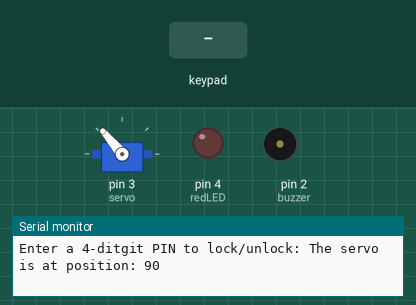
Simulated run of this sketch. Board: Arduino Uno, built with avr-gcc and run on an emulated ATmega328P. Shown: servo, output pins drawn as LEDs (lit = HIGH), buzzer (waves = sounding, pin HIGH), the last lines printed to the serial monitor. Inputs (shaded band) come from the test bench.

Above: at 1.2 s.
1.3 s: keypad keys 1 2 3 4 pressed 0.4 s apart
At 3.5 s:
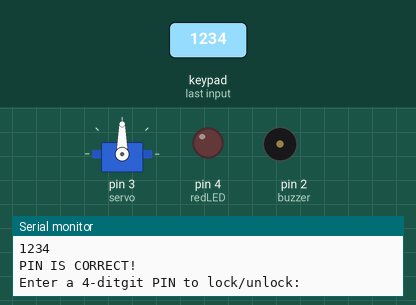
4.4 s: key 'A' pressed
At 5.4 s:
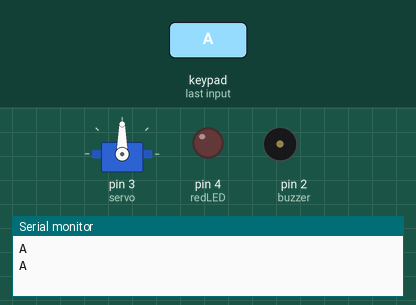
5.9 s: key 'B' pressed
At 6.4 s:
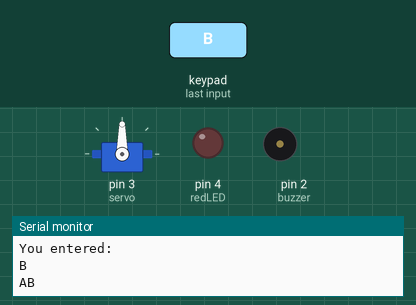
7.4 s: keypad keys 1 2 3 4 # pressed 0.4 s apart
10.9 s: key 'C' pressed
At 11.09 s:
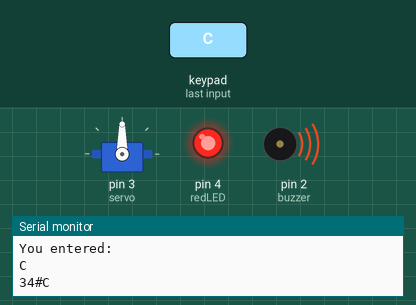
12.7 s: keypad keys 1 2 3 4 * pressed 0.4 s apart
At 15.2 s:
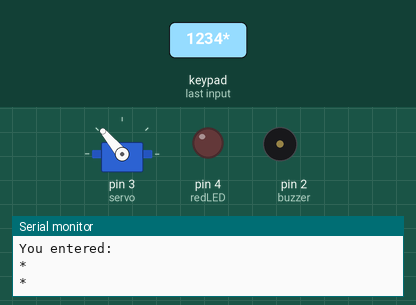
Timing chart, 0 to 16.7 s (numbered marks = the images above; inputs shaded):
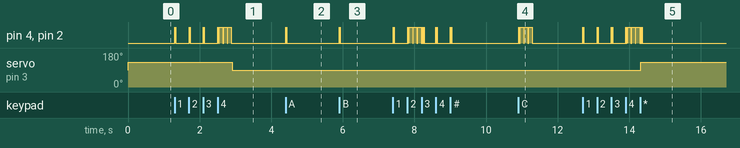

The sketch:

controlSys.ino
```cpp
// ECE 411 Practicum
// Team 4: Hoang Nguyen, Ngan Ho, Jonathan Christian, Karla Barraza
// Script to control the input (numpad) and outputs (LEDs, buzzers, motors) using the Atmel ATMega32U4 microprocessor
// Source: https://electronoobs.com/eng_arduino_tut103_code1.php


#include <Adafruit_Keypad.h>
//#include <Adafruit_Keypad_Ringbuffer.h>
#include <Servo.h>

#define MAXINPUT 20

// INPUTS
const byte ROWS = 4;
const byte COLS = 4;
char hexaKeys[ROWS][COLS] = {
  {'1', '2', '3', 'A'},
  {'4', '5', '6', 'B'},
  {'7', '8', '9', 'C'},
  {'*', '0', '#', 'D'}
};
byte rowPins[ROWS] = {12, 11, 10, 9};
byte colPins[COLS] = {8, 7, 6, 5};

// Initialize an instance of class Keypad
Adafruit_Keypad customKeypad = Adafruit_Keypad(makeKeymap(hexaKeys), rowPins, colPins, ROWS, COLS);
//
char password[] = "1234";
char changePSWDKey[] = "****";//Command to change the password
int pswdSize = 0;
char inputpswd[MAXINPUT] = {}; //initiate input to empty
int inputIndex = 0;
bool lock = true;
bool is_door_locked = false;
bool theft = false;
int trial = 0;
int timer = 0;
// OUTPUTS
int buzzer = 2;
int redLED = 4;
int servo = 3;
Servo myservo;
int closePosition = 130; //CHANGE ME
int openPosition = 90; //CHANGE ME

void setup(){

  // INPUTS
  Serial.begin(9600);     // Open the serial port at 9600 bps
  customKeypad.begin();
  pswdSize = sizeof(password)-1;
  Serial.print("Enter a ");
  Serial.print(pswdSize);
  Serial.print("-ditgit PIN to lock/unlock: ");

  // OUTPUTS
  pinMode(buzzer, OUTPUT);
  pinMode(redLED, OUTPUT);
  myservo.attach(servo);  // attaches the servo on pin 3 to the servo object
  myservo.write(openPosition);
  Serial.print("The servo is at position: ");
  int i = myservo.read();// Read the angle of servo
  Serial.println(i);
}

void loop() {

  // INPUTS
  customKeypad.tick();  // Create a row pulses
  char keyPress;
 int ErrorMarker = 0;

  //if the door is open you can change the password
  if(myservo.read() == openPosition)
  {
    //Serial.println("door is going through open door code");
    if(customKeypad.available())                  //If a new button was detected
    {
      char * destination = inputpswd;             //Point destination to an empty array inputpswd
      int * index = &inputIndex;                  //index pointet contains an address of inputIndex
      ErrorMarker = readKeyPresses(destination, index); //Put the value return by readKeyPresses funtion into ErrorMarker

      if(inputIndex == sizeof(changePSWDKey) - 1)// -1 to account for null character at end of string
      {

        String stringpswd = String(inputpswd); // Convert to stirng

        if(stringpswd == changePSWDKey)//now check if the password matches
        {

          // beep some times to let the user know that he/she has enter a wrong one
          for(int i=0;i<5;i++){
            digitalWrite(buzzer, HIGH);
            digitalWrite(redLED, HIGH);
            delay(100);
            digitalWrite(buzzer, LOW);
            digitalWrite(redLED, LOW);
            delay(20);
          }

          Serial.println("Ready to recive new password! Enter a 4-digit password");
          memset(inputpswd, 0, sizeof(inputpswd)); // clear the inputData array
          inputIndex = 0; // reset inputIndex

          //loop until keyPress is availalbe
          //read the key
          //do this until 4 keys are done
          while((*index) < 4)
          {
            customKeypad.tick(); //check for a key press
            char * destination = password;
            int * index = &inputIndex;
            if(customKeypad.available()) // read the key press when it's available
            {
              ErrorMarker = readKeyPresses(destination, index);
            }
          }

          //At this point, the new four digit password has been entered
          Serial.println("This is the new password: ");
          Serial.print(password);
          for(int i=0;i<5;i++){
            digitalWrite(buzzer, HIGH);
            digitalWrite(redLED, HIGH);
            delay(100);
            digitalWrite(buzzer, LOW);
            digitalWrite(redLED, LOW);
            delay(20);
          }
        }
        else if (stringpswd == password) //if the password is entered while the door is open, it re-locks the door
        {
          // beep some times to let the user know that he/she has enter a wrong one
          for(int i=0;i<3;i++){
            digitalWrite(buzzer, HIGH);
            digitalWrite(redLED, HIGH);
            delay(100);
            digitalWrite(buzzer, LOW);
            digitalWrite(redLED, LOW);
            delay(20);
          }

          Serial.println("Lock is set to true 2");
          lock = true; //Lock that door!
          memset(inputpswd, 0, sizeof(inputpswd)); // clear the inputData array
          inputIndex = 0; // reset inputIndex
        }
        else
        {
          // beep some times to let the user know that he/she has enter a wrong one
          for(int i=0;i<3;i++){
            digitalWrite(buzzer, HIGH);
            digitalWrite(redLED, HIGH);
            delay(100);
            digitalWrite(buzzer, LOW);
            digitalWrite(redLED, LOW);
            delay(20);
          }

           memset(inputpswd, 0, sizeof(inputpswd)); // clear the inputData array
          inputIndex = 0; // reset inputIndex
        }

      }
    }
  }//Just generally read key presses
  else
  {
    if(customKeypad.available()){
      char * destination = inputpswd;
      int * index = &inputIndex;
      ErrorMarker = readKeyPresses(destination, index);

    if (inputIndex == pswdSize) {
      Serial.println();
      inputpswd[inputIndex] = '\0'; // Add in null character for conversion to string
      String stringpswd = String(inputpswd); // Convert to stirng

      // beep some times to let the user know that he/she has enter a wrong one
      for(int i=0;i<3;i++){
        digitalWrite(buzzer, HIGH);
        digitalWrite(redLED, HIGH);
        delay(100);
        digitalWrite(buzzer, LOW);
        digitalWrite(redLED, LOW);
        delay(20);
      }

      if (stringpswd == password) {

     //   Serial.println("Lock is set to false 1");
        lock = false;
        Serial.println("PIN IS CORRECT!");
        Serial.print("Enter a ");
        Serial.print(pswdSize);
        Serial.print("-ditgit PIN to lock/unlock: ");
        trial = 0;
      }
      else{

    //    Serial.println("Lock is set to true 1");
        lock = true;
        Serial.print("PIN IS INCORRECT. ATTEMPTS LEFT: ");
        Serial.println(2 - trial);
        if (trial < 2) {
          Serial.print("Enter a ");
          Serial.print(pswdSize);
          Serial.print("-ditgit PIN to lock/unlock: ");
        }
        else {
          theft = true;
        }
        trial += 1;
      }
      memset(inputpswd, 0, sizeof(inputpswd)); // clear the inputData array
      inputIndex = 0; // reset inputIndex
    }
  }
  }
  delay(10);

  // OUTPUTS
  if (lock == false) {
    //Serial.println("Door is now open!");
    if (myservo.read() != openPosition) {
      myservo.write(openPosition);
    }
  }
  if (lock == true) {
   // Serial.println("Door is now closed!");
   if (myservo.read() != closePosition) {
      myservo.write(closePosition);
   }
  }
  if (theft == true) {
    unsigned char i;

    while(timer < 10){
      for(i=0;i<8;i++){
        digitalWrite(buzzer, HIGH);
        digitalWrite(redLED, HIGH);
        delay(100);
        digitalWrite(buzzer, LOW);
        digitalWrite(redLED, LOW);
        delay(100);
      }
      for(i=0;i<10;i++){
        digitalWrite(buzzer, HIGH);
        digitalWrite(redLED, HIGH);
        delay(200);
        digitalWrite(buzzer, LOW);
        digitalWrite(redLED, LOW);
        delay(200);
      }
      timer++;
    }
    theft = false;
    timer = 0;
  }
}

/*
 * INPUTS:
 * char * destination     a pointer to the array we want to read
 into
 * int * index            pointer to the index of the array that is to be read into
 *
 * OUTPUTS:
 * 0 if error
 * non-zero if success
 */
int readKeyPresses(char * destination, int *index)
{
    int ErrorMarker = 0;
    char keyPress;
    if(destination == NULL)
    {
      Serial.println("Destination is null!");
      return ErrorMarker; //error status = 0
    }

    if(index == NULL)
    {
      Serial.println("Index is null");
      return ErrorMarker; //error status = 0
    }
    if(((*index) >= 20) || ((*index) < 0)){
      Serial.println("index is too large");
      return ErrorMarker; //error status = 0
    }

    keypadEvent e = customKeypad.read();        // Get character was pressed

    if (e.bit.EVENT == KEY_JUST_PRESSED)        // Send the character after release putton only to avoid problems
    {
      keyPress = (char)e.bit.KEY;               // Get a key is pressed and put it into keyPress
      Serial.println("You entered: ");
      Serial.println(keyPress);
      //Save it in input array
      destination[*index] = keyPress; //save the key press back into the appropriate location in the desination array
      (*index) = (*index) + 1; //increment the index and save it back into the global variable
      Serial.println(destination);

      for(int i = 0; i < 2; i++)//Beepity beep
      {
        digitalWrite(buzzer, HIGH);
        digitalWrite(redLED, HIGH);
        delay(10); // high chirpy noise, use longer delay for lower tone
        digitalWrite(buzzer, LOW);
        digitalWrite(redLED, LOW);
        delay(10);
      }
      ErrorMarker = 1;
      return ErrorMarker; // successful keyPress, status is nonzero
    }
    return ErrorMarker; //Error, status = 0
}
```

Measured:
- after the input at 1.3 s, pin 4 (redLED), pin 2 (buzzer): LOW → HIGH at once, then repeats every 0.40 s: LOW 0.01 s, HIGH 0.01 s, LOW 0.37 s, HIGH 0.01 s; servo on pin 3 (servo): 130° → 90° after 1.6 s
- after the input at 4.4 s, pin 4 (redLED), pin 2 (buzzer): alternates HIGH for 0.01 s and LOW for 0.01 s, 4 changes in all, then stays LOW, starting at once
- after the input at 5.9 s, pin 4 (redLED), pin 2 (buzzer): alternates HIGH for 0.01 s and LOW for 0.01 s, 4 changes in all, then stays LOW, starting at once
- after the input at 10.9 s, pin 4 (redLED), pin 2 (buzzer): goes HIGH 0.01 s, LOW 0.01 s, HIGH 0.01 s, 3 × (LOW 0.01 s, HIGH 0.10 s), then LOW, starting at once
- after the input at 12.7 s, servo on pin 3 (servo): 90° → 130° after 1.6 s
